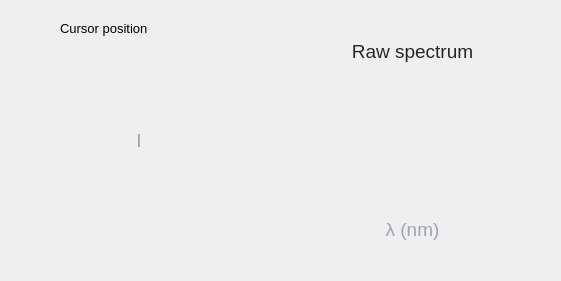
    <widget class="QFrame" name="raw_plot_frame">
     <property name="geometry">
      <rect>
       <x>36</x>
       <y>465</y>
       <width>561</width>
       <height>281</height>
      </rect>
     </property>
     <property name="mouseTracking">
      <bool>true</bool>
     </property>
     <property name="styleSheet">
      <string notr="true">outline-width: 0ps;
border-radius: 0px;
border-style: solid;
border-width: 0px;</string>
     </property>
     <property name="frameShape">
      <enum>QFrame::StyledPanel</enum>
     </property>
     <property name="frameShadow">
      <enum>QFrame::Raised</enum>
     </property>
     <widget class="QWidget" name="verticalLayoutWidget_2">
      <property name="geometry">
       <rect>
        <x>5</x>
        <y>10</y>
        <width>541</width>
        <height>261</height>
       </rect>
      </property>
      <property name="mouseTracking">
       <bool>true</bool>
      </property>
      <layout class="QGridLayout" name="raw_spectrum_grid_layout">
       <item row="1" column="0">
        <widget class="QLabel" name="raw_plot_i_label">
         <property name="font">
          <font>
           <pointsize>14</pointsize>
           <weight>50</weight>
           <bold>false</bold>
          </font>
         </property>
         <property name="mouseTracking">
          <bool>true</bool>
         </property>
         <property name="styleSheet">
          <string notr="true">color: #9ba4b4;</string>
         </property>
         <property name="text">
          <string>I</string>
         </property>
         <property name="alignment">
          <set>Qt::AlignCenter</set>
         </property>
         <property name="wordWrap">
          <bool>false</bool>
         </property>
         <property name="margin">
          <number>1</number>
         </property>
        </widget>
       </item>
       <item row="0" column="1">
        <widget class="QLabel" name="raw_plot_label">
         <property name="font">
          <font>
           <pointsize>14</pointsize>
           <weight>50</weight>
           <bold>false</bold>
          </font>
         </property>
         <property name="mouseTracking">
          <bool>true</bool>
         </property>
         <property name="styleSheet">
          <string notr="true">color: #24262b;</string>
         </property>
         <property name="text">
          <string>Raw spectrum</string>
         </property>
         <property name="alignment">
          <set>Qt::AlignCenter</set>
         </property>
         <property name="wordWrap">
          <bool>false</bool>
         </property>
         <property name="margin">
          <number>1</number>
         </property>
        </widget>
       </item>
       <item row="2" column="1">
        <widget class="QLabel" name="raw_plot_lambda_label">
         <property name="font">
          <font>
           <pointsize>14</pointsize>
           <weight>50</weight>
           <bold>false</bold>
          </font>
         </property>
         <property name="mouseTracking">
          <bool>true</bool>
         </property>
         <property name="styleSheet">
          <string notr="true">color: #9ba4b4;</string>
         </property>
         <property name="text">
          <string>λ (nm)</string>
         </property>
         <property name="alignment">
          <set>Qt::AlignCenter</set>
         </property>
         <property name="wordWrap">
          <bool>false</bool>
         </property>
         <property name="margin">
          <number>1</number>
         </property>
        </widget>
       </item>
       <item row="1" column="1">
        <widget class="PlotWidget" name="raw_plot" native="true">
         <property name="mouseTracking">
          <bool>true</bool>
         </property>
        </widget>
       </item>
      </layout>
     </widget>
     <widget class="QLabel" name="cursor_raw_label">
      <property name="geometry">
       <rect>
        <x>60</x>
        <y>20</y>
        <width>91</width>
        <height>16</height>
       </rect>
      </property>
      <property name="font">
       <font>
        <pointsize>10</pointsize>
       </font>
      </property>
      <property name="mouseTracking">
       <bool>true</bool>
      </property>
      <property name="text">
       <string>Cursor position</string>
      </property>
     </widget>
    </widget>
